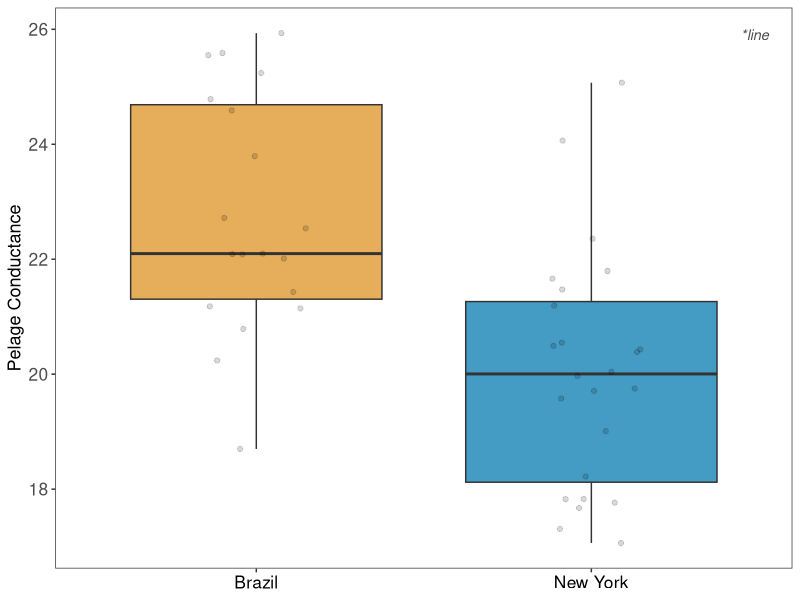
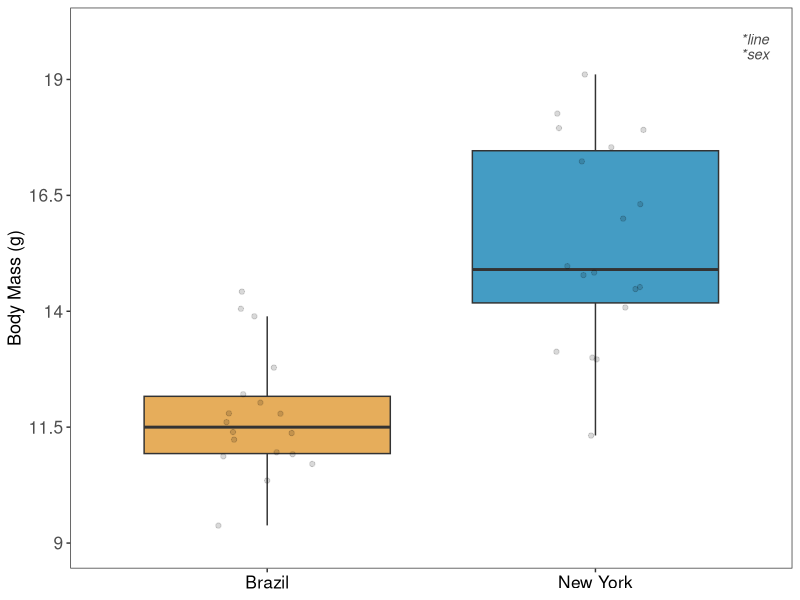
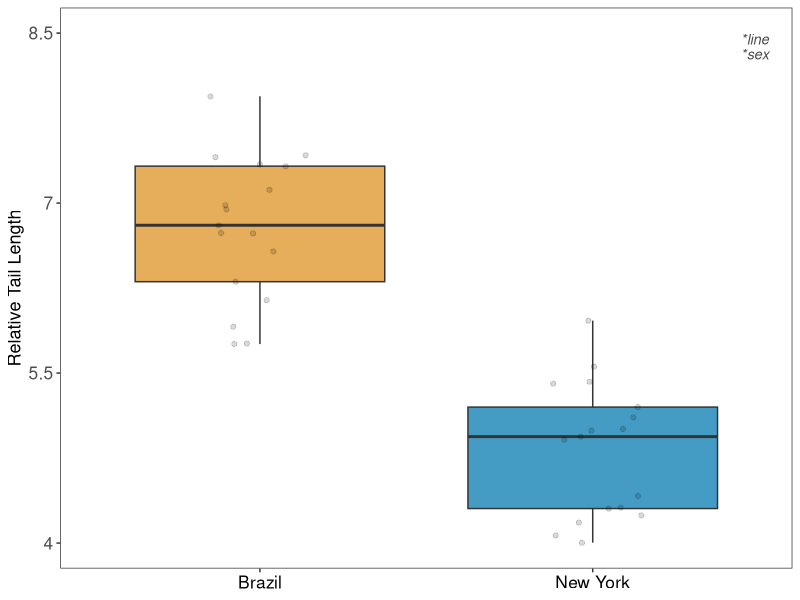
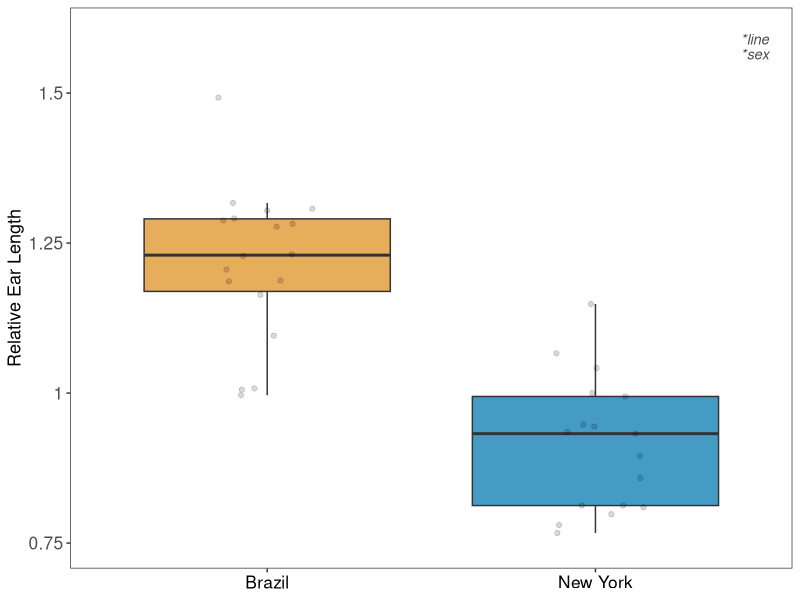

The R script that drew these images, in order:
#!/usr/bin/env Rscript --vanilla

##############################################################

# Author: Mallory A. Ballinger

# This script plots differences in morphology and thermal pelage conductance between
# Brazil (MANA) and New York (SARA) mice.
# The generated plots are used in Figure 1B in BallingerMack_2023.

##############################################################
# Required packages
##############################################################

#rm(list = ls()) # clears R's environment
library(tidyverse)
library(here)
library(glue)
library(ggtext)

#calc_element("axis.text.x", theme_bw()) # determine default colors

##############################################################
# Import data
##############################################################

phenotype_data <- read_csv(here("data/processed/all_phenotypes.csv")) %>%
  mutate(rel_conductance = AVG_conductance / BodyWeight_g,
         rel_TL = FinalTailLength_mm / BodyWeight_g,
         rel_EL = EarLength_mm / BodyWeight_g)

## Get values from statistical analyses

# Refer to ./model_phenotypes.R for model comparisons and statistical analyses

BW_deets <- ("&#42;line<br>\
              &#42;sex")

TC_deets <- ("&#42;line")

EL_deets <- ("&#42;line<br>\
              &#42;sex")

TL_deets <- ("&#42;line<br>\
              &#42;sex")

##############################################################
# Plot data
##############################################################

## thermal conductance

TC_plot <- phenotype_data %>%
  ggplot(aes(x=Population, y=AVG_conductance)) +
  geom_boxplot(aes(fill = Population), position = position_dodge(width=0.25), alpha=0.8, size = 0.5, outlier.shape = NA, show.legend = FALSE) +
  geom_jitter(position=position_jitter(width = 0.15, seed=19910118), alpha = 0.15, show.legend = FALSE) +
  scale_fill_manual(values=c("#E09832", "#1683B5"),
                    breaks=c("BRAZIL", "NEW_YORK"),
                    labels=c("Brazil", "New York")) +
  scale_x_discrete(breaks=c("BRAZIL", "NEW_YORK"),
                   labels=c("Brazil", "New York")) +
  theme_bw() + 
  theme(panel.grid.major = element_blank(),
        panel.grid.minor = element_blank(),
        axis.title.x = element_blank(),
        axis.title.y = element_markdown(vjust = 1, size = 13, family = "sans"),
        axis.text = element_text(size = 12.5, family = "sans"),
        axis.text.x = element_text(color = "black"),
        plot.tag = element_markdown(family = "sans", size = 10.5, face = "italic", hjust = 1, color = "grey30"),
        plot.tag.position = c(0.97,0.95)) +
  labs(x = "",
       y = "Pelage Conductance",
       tag = TC_deets)
ggsave("results/figures/pelage_cond.pdf", plot = TC_plot, height = 2.75, width = 2.8, units = "in")


### for body mass and extremity length, filter for age
age_ctrl_data <- phenotype_data %>% filter(Age_days < 100)

## body mass

BW_plot <- age_ctrl_data %>%
  ggplot(aes(x=Population, y=BodyWeight_g)) +
  geom_boxplot(aes(fill = Population), position = position_dodge(width=0.25), alpha=0.8, size = 0.5, outlier.shape = NA, show.legend = FALSE) +
  geom_jitter(position=position_jitter(width = 0.15, seed=19910118), alpha = 0.15, show.legend = FALSE) +
  scale_fill_manual(values=c("#E09832", "#1683B5"),
                    breaks=c("BRAZIL", "NEW_YORK"),
                    labels=c("Brazil", "New York")) +
  scale_x_discrete(breaks=c("BRAZIL", "NEW_YORK"),
                   labels=c("Brazil", "New York")) +
  scale_y_continuous(breaks = seq(from=9, to=20, by=2.5), labels = seq(from=9, to=20, by=2.5), limits = c(9,20)) +
  theme_bw() + 
  theme(panel.grid.major = element_blank(),
        panel.grid.minor = element_blank(),
        axis.title.x = element_blank(),
        axis.title.y = element_text(vjust = 1, size = 13, family = "sans"),
        axis.text = element_text(size = 12.5, family = "sans"),
        axis.text.x = element_text(color = "black"),
        plot.tag = element_markdown(family = "sans", size = 10.5, face = "italic", hjust = 1, color = "grey30"),
        plot.tag.position = c(0.97,0.93)) +
  labs(x = "",
       y = "Body Mass (g)",
       tag = BW_deets)
ggsave("results/figures/BW_diff.pdf", plot = BW_plot, height = 2.75, width = 2.8, units = "in")

# plot tail length

rel_TL_plot <- age_ctrl_data %>%
  ggplot(aes(x=Population, y=rel_TL)) +
  geom_boxplot(aes(fill = Population), position = position_dodge(width=0.25), alpha=0.8, size = 0.5, outlier.shape = NA, show.legend = FALSE) +
  geom_jitter(position=position_jitter(width = 0.15, seed=19910118), alpha = 0.15, show.legend = FALSE) +
  scale_fill_manual(values=c("#E09832", "#1683B5"),
                    breaks=c("BRAZIL", "NEW_YORK"),
                    labels=c("Brazil", "New York")) +
  scale_x_discrete(breaks=c("BRAZIL", "NEW_YORK"),
                   labels=c("Brazil", "New York")) +
  scale_y_continuous(breaks = seq(from=4, to=8.5, by=1.5), labels = seq(from=4, to=8.5, by=1.5), limits = c(4,8.5)) +
  theme_bw() + 
  theme(panel.grid.major = element_blank(),
        panel.grid.minor = element_blank(),
        axis.title.x = element_blank(),
        axis.title.y = element_text(vjust = 1, size = 13, family = "sans"),
        axis.text = element_text(size = 12.5, family = "sans"),
        axis.text.x = element_text(color = "black"),
        plot.tag = element_markdown(family = "sans", size = 10.5, face = "italic", hjust = 1, color = "grey30"),
        plot.tag.position = c(0.97,0.93)) +
  labs(x = "",
       y = "Relative Tail Length",
       tag = TL_deets)
ggsave("results/figures/rel_TL.pdf", plot = rel_TL_plot, height = 2.75, width = 2.8, units = "in")


# plot ear length

rel_EL_plot <- age_ctrl_data %>%
  ggplot(aes(x=Population, y=rel_EL)) +
  geom_boxplot(aes(fill = Population), position = position_dodge(width=0.25), alpha=0.8, size = 0.5, outlier.shape = NA, show.legend = FALSE) +
  geom_jitter(position=position_jitter(width = 0.15, seed=19910118), alpha = 0.15, show.legend = FALSE) +
  scale_fill_manual(values=c("#E09832", "#1683B5"),
                    breaks=c("BRAZIL", "NEW_YORK"),
                    labels=c("Brazil", "New York")) +
  scale_x_discrete(breaks=c("BRAZIL", "NEW_YORK"),
                   labels=c("Brazil", "New York")) +
  scale_y_continuous(breaks = seq(from=0.75, to=1.6, by=0.25), labels = seq(from=0.75, to=1.6, by=0.25), limits = c(0.75,1.6)) +
  theme_bw() + 
  theme(panel.grid.major = element_blank(),
        panel.grid.minor = element_blank(),
        axis.title.x = element_blank(),
        axis.title.y = element_text(vjust = 1, size = 13, family = "sans"),
        axis.text = element_text(size = 12.5, family = "sans"),
        axis.text.x = element_text(color = "black"),
        plot.tag = element_markdown(family = "sans", size = 10.5, face = "italic", hjust = 1, color = "grey30"),
        plot.tag.position = c(0.97,0.93)) +
  labs(x = "",
       y = "Relative Ear Length",
       tag = EL_deets)
ggsave("results/figures/rel_EL.pdf", plot = rel_EL_plot, height = 2.75, width = 2.8, units = "in")

